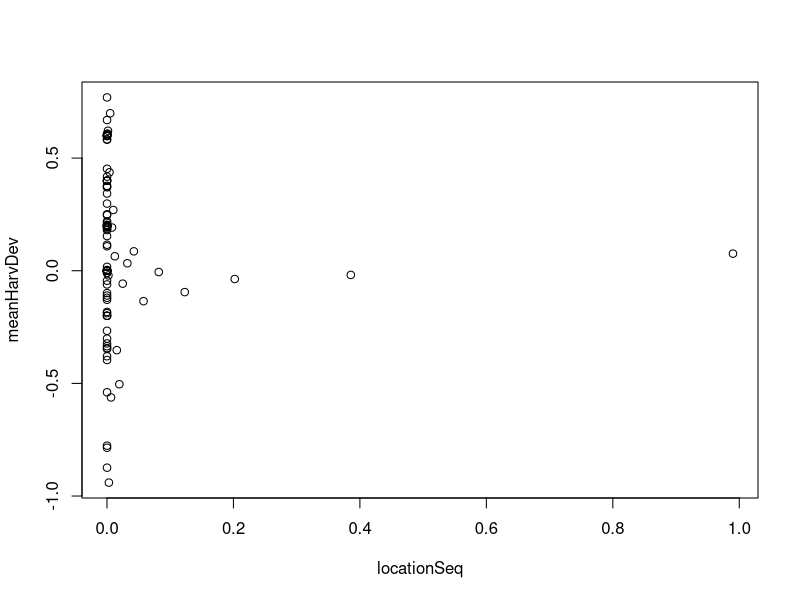

Write R code to recreate this figure.
## ---- chunk 1
muSeq <- seq(0.0001, 0.01, length.out = 100)
locationSeq <- rep(NA, length.out = 100)
shapeSeq <- rep(NA, length.out = 100)
realERSeq <- rep(NA, length.out = 100)
refSigma <- 0.07

for (i in seq_along(muSeq)) {
  locationSeq[i] <- muSeq[i]^2 * (((1 - muSeq[i]) / refSigma^2) - (1 / muSeq[i]))
  shapeSeq[i] <- locationSeq[i] * (1 / muSeq[i] - 1)
  realERSeq[i] <- rbeta(1, locationSeq[i], shapeSeq[i], ncp = 0)
}
minValue <- min(which(!is.na(realERSeq)))
locationSeq[minValue-1]
shapeSeq[minValue-1]
muSeq[minValue-1]
refMu <- muSeq[minValue]
refMu #last stable mu
## ---- chunk 2
sigmaSeq <- seq(0.005, 0.3, length.out = 100) #unlikely to use sigma below 0.005
locationSeq <- rep(NA, length.out = 100)
shapeSeq <- rep(NA, length.out = 100)
realERSeq <- rep(NA, length.out = 100)

for (i in seq_along(sigmaSeq)) {
  locationSeq[i] <- refMu^2 * (((1 - refMu) / sigmaSeq[i]^2) - (1 / refMu))
  shapeSeq[i] <- locationSeq[i] * (1 / refMu - 1)
  realERSeq[i] <- rbeta(1, locationSeq[i], shapeSeq[i], ncp = 0)
}
maxValue <- max(which(!is.na(realERSeq)))
locationSeq[maxValue+1]
shapeSeq[maxValue+1]
## ---- chunk 3
refSigma <- 0.07
realERMatrix <- matrix(NA, nrow = 1000, ncol = length(muSeq))
colnames(realERMatrix) <- muSeq
for (i in seq_along(muSeq)) {
  locationSeq[i] <- pmax(0.0001,
                         muSeq[i]^2 * (((1 - muSeq[i]) / refSigma^2) - 
                                         (1 / muSeq[i])))
  shapeSeq[i] <- locationSeq[i] * (1 / muSeq[i] - 1)
  realERMatrix[ , i] <- rbeta(1000, locationSeq[i], shapeSeq[i], ncp = 0)
}
which(is.na(realERMatrix))

##Confirm that it works with larger mu values
bigMuSeq <- seq(0.95, 0.99, length.out = 100)
colnames(realERMatrix) <- bigMuSeq
for (i in seq_along(bigMuSeq)) {
  locationSeq[i] <- pmax(0.0001,
                         bigMuSeq[i]^2 * (((1 - bigMuSeq[i]) / refSigma^2) - 
                                         (1 / bigMuSeq[i])))
  shapeSeq[i] <- locationSeq[i] * (1 / bigMuSeq[i] - 1)
  realERMatrix[ , i] <- rbeta(1000, locationSeq[i], shapeSeq[i], ncp = 0)
}
which(is.na(realERMatrix))
## ---- chunk 4
realERMatrix <- matrix(NA, nrow = 1000, ncol = length(sigmaSeq))
colnames(realERMatrix) <- sigmaSeq
for (i in seq_along(sigmaSeq)) {
  locationSeq[i] <- pmax(0.0001,
                         refMu^2 * (((1 - refMu) / sigmaSeq[i]^2) - (1 / refMu)))
  shapeSeq[i] <- locationSeq[i] * (1 / refMu - 1)
  realERMatrix[ , i] <- rbeta(1000, locationSeq[i], shapeSeq[i], ncp = 0)
}

harvDevMat <- (refMu - realERMatrix) / refMu
meanHarvDev <- apply(harvDevMat, 2, mean)
plot(meanHarvDev ~ locationSeq)
